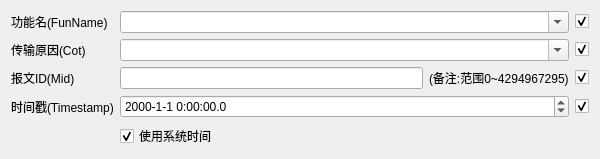
<?xml version="1.0" encoding="UTF-8"?>
<ui version="4.0">
 <class>CTcpEdgeTestHeaderView</class>
 <widget class="QWidget" name="CTcpEdgeTestHeaderView">
  <property name="geometry">
   <rect>
    <x>0</x>
    <y>0</y>
    <width>600</width>
    <height>155</height>
   </rect>
  </property>
  <property name="sizePolicy">
   <sizepolicy hsizetype="Fixed" vsizetype="Preferred">
    <horstretch>0</horstretch>
    <verstretch>0</verstretch>
   </sizepolicy>
  </property>
  <property name="windowTitle">
   <string>CTcpEdgeTestHeaderView</string>
  </property>
  <layout class="QGridLayout" name="gridLayout">
   <item row="3" column="4">
    <widget class="QCheckBox" name="__Timestamp__">
     <property name="text">
      <string/>
     </property>
     <property name="checked">
      <bool>true</bool>
     </property>
    </widget>
   </item>
   <item row="3" column="3">
    <widget class="QDateTimeEdit" name="_Timestamp_">
     <property name="minimumDate">
      <date>
       <year>1970</year>
       <month>1</month>
       <day>1</day>
      </date>
     </property>
     <property name="currentSection">
      <enum>QDateTimeEdit::YearSection</enum>
     </property>
     <property name="displayFormat">
      <string>yyyy-M-d H:mm:ss.z</string>
     </property>
     <property name="timeSpec">
      <enum>Qt::LocalTime</enum>
     </property>
    </widget>
   </item>
   <item row="2" column="4">
    <widget class="QCheckBox" name="__Mid__">
     <property name="text">
      <string/>
     </property>
     <property name="checked">
      <bool>true</bool>
     </property>
    </widget>
   </item>
   <item row="1" column="0">
    <widget class="QLabel" name="label_2">
     <property name="text">
      <string>传输原因(Cot)</string>
     </property>
    </widget>
   </item>
   <item row="2" column="0">
    <widget class="QLabel" name="label_3">
     <property name="text">
      <string>报文ID(Mid)</string>
     </property>
    </widget>
   </item>
   <item row="0" column="0">
    <widget class="QLabel" name="label">
     <property name="text">
      <string>功能名(FunName)</string>
     </property>
    </widget>
   </item>
   <item row="3" column="0">
    <widget class="QLabel" name="label_4">
     <property name="text">
      <string>时间戳(Timestamp)</string>
     </property>
    </widget>
   </item>
   <item row="0" column="3">
    <widget class="QComboBox" name="_FunName_">
     <property name="editable">
      <bool>true</bool>
     </property>
     <property name="currentIndex">
      <number>-1</number>
     </property>
     <property name="duplicatesEnabled">
      <bool>false</bool>
     </property>
     <property name="frame">
      <bool>true</bool>
     </property>
    </widget>
   </item>
   <item row="1" column="3">
    <widget class="QComboBox" name="_Cot_">
     <property name="layoutDirection">
      <enum>Qt::LeftToRight</enum>
     </property>
     <property name="editable">
      <bool>true</bool>
     </property>
     <property name="currentIndex">
      <number>-1</number>
     </property>
     <property name="sizeAdjustPolicy">
      <enum>QComboBox::AdjustToMinimumContentsLength</enum>
     </property>
    </widget>
   </item>
   <item row="0" column="4">
    <widget class="QCheckBox" name="__FunName__">
     <property name="text">
      <string/>
     </property>
     <property name="checked">
      <bool>true</bool>
     </property>
    </widget>
   </item>
   <item row="1" column="4">
    <widget class="QCheckBox" name="__Cot__">
     <property name="text">
      <string/>
     </property>
     <property name="checked">
      <bool>true</bool>
     </property>
    </widget>
   </item>
   <item row="5" column="3">
    <widget class="QCheckBox" name="cbTime">
     <property name="text">
      <string>使用系统时间</string>
     </property>
     <property name="checked">
      <bool>true</bool>
     </property>
    </widget>
   </item>
   <item row="2" column="3">
    <layout class="QHBoxLayout" name="horizontalLayout">
     <item>
      <widget class="QLineEdit" name="_Mid_">
       <property name="text">
        <string/>
       </property>
      </widget>
     </item>
     <item>
      <widget class="QLabel" name="label_5">
       <property name="text">
        <string>(备注:范围0~4294967295)</string>
       </property>
      </widget>
     </item>
    </layout>
   </item>
  </layout>
 </widget>
 <layoutdefault spacing="6" margin="11"/>
 <resources/>
 <connections/>
</ui>
